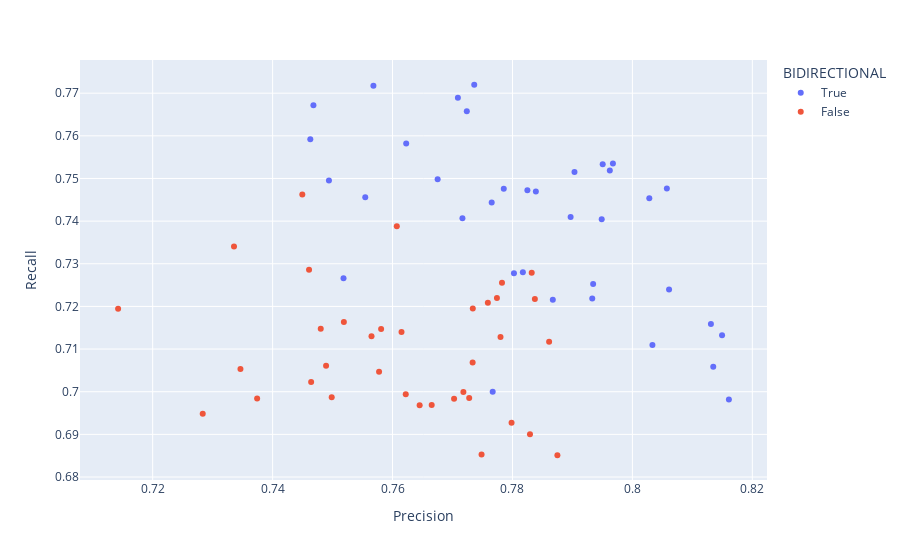

This figure's notebook cell:
### Code cell
import plotly.express as px

px.scatter(df_gridsearch, x="Precision", y="Recall", color="BIDIRECTIONAL", hover_data=df_gridsearch.columns)

### Figure 1 — Plotly figure (JSON) as saved in the notebook; plotly's stock layout.template omitted (floating-point values rounded to 4 significant figures; data arrays with more than 128 entries replaced by an {"elided": "..."} marker saying what was removed)
{"data": [{"customdata": {"elided": "36x7 mixed values"}, "hovertemplate": "BIDIRECTIONAL=%{customdata[4]}<br>Precision=%{x}<br>Recall=%{y}<br>EMBEDDING_DIM=%{customdata[0]}<br>HIDDEN_DIM=%{customdata[1]}<br>N_LAYERS=%{customdata[2]}<br>DROPOUT=%{customdata[3]}<br>Loss=%{customdata[5]}<br>F1-score=%{customdata[6]}<extra></extra>", "legendgroup": "True", "marker": {"color": "#636efa", "symbol": "circle"}, "mode": "markers", "name": "True", "orientation": "v", "showlegend": true, "type": "scatter", "x": [0.8057, 0.7968, 0.7962, 0.795, 0.7736, 0.8028, 0.7709, 0.7903, 0.7724, 0.7949, 0.7839, 0.7825, 0.7568, 0.7897, 0.7786, 0.8061, 0.8131, 0.7623, 0.815, 0.7765, 0.7675, 0.7935, 0.7468, 0.7933, 0.7717, 0.8135, 0.8033, 0.7817, 0.7463, 0.7802, 0.7867, 0.8161, 0.7554, 0.7494, 0.7518, 0.7767], "xaxis": "x", "y": [0.7476, 0.7535, 0.7519, 0.7533, 0.772, 0.7454, 0.7689, 0.7515, 0.7658, 0.7404, 0.747, 0.7472, 0.7718, 0.741, 0.7476, 0.724, 0.7159, 0.7582, 0.7133, 0.7444, 0.7498, 0.7253, 0.7672, 0.7219, 0.7407, 0.7059, 0.711, 0.728, 0.7592, 0.7278, 0.7216, 0.6981, 0.7456, 0.7495, 0.7266, 0.7], "yaxis": "y"}, {"customdata": {"elided": "36x7 mixed values"}, "hovertemplate": "BIDIRECTIONAL=%{customdata[4]}<br>Precision=%{x}<br>Recall=%{y}<br>EMBEDDING_DIM=%{customdata[0]}<br>HIDDEN_DIM=%{customdata[1]}<br>N_LAYERS=%{customdata[2]}<br>DROPOUT=%{customdata[3]}<br>Loss=%{customdata[5]}<br>F1-score=%{customdata[6]}<extra></extra>", "legendgroup": "False", "marker": {"color": "#EF553B", "symbol": "circle"}, "mode": "markers", "name": "False", "orientation": "v", "showlegend": true, "type": "scatter", "x": [0.7832, 0.7837, 0.7783, 0.7607, 0.7774, 0.7759, 0.7861, 0.745, 0.7734, 0.778, 0.7734, 0.7461, 0.7615, 0.7581, 0.7565, 0.7728, 0.7718, 0.7519, 0.7336, 0.7798, 0.7829, 0.7875, 0.7703, 0.748, 0.7578, 0.7665, 0.7622, 0.7645, 0.7748, 0.7489, 0.7499, 0.7464, 0.7346, 0.7374, 0.7142, 0.7283], "xaxis": "x", "y": [0.7279, 0.7217, 0.7255, 0.7388, 0.722, 0.7209, 0.7117, 0.7463, 0.7195, 0.7128, 0.7068, 0.7286, 0.714, 0.7147, 0.713, 0.6985, 0.6999, 0.7163, 0.734, 0.6927, 0.69, 0.6851, 0.6983, 0.7147, 0.7047, 0.6969, 0.6994, 0.6968, 0.6853, 0.7061, 0.6987, 0.7023, 0.7053, 0.6984, 0.7195, 0.6948], "yaxis": "y"}], "layout": {"legend": {"title": {"text": "BIDIRECTIONAL"}, "tracegroupgap": 0}, "margin": {"t": 60}, "xaxis": {"anchor": "y", "domain": [0, 1], "title": {"text": "Precision"}}, "yaxis": {"anchor": "x", "domain": [0, 1], "title": {"text": "Recall"}}}}
